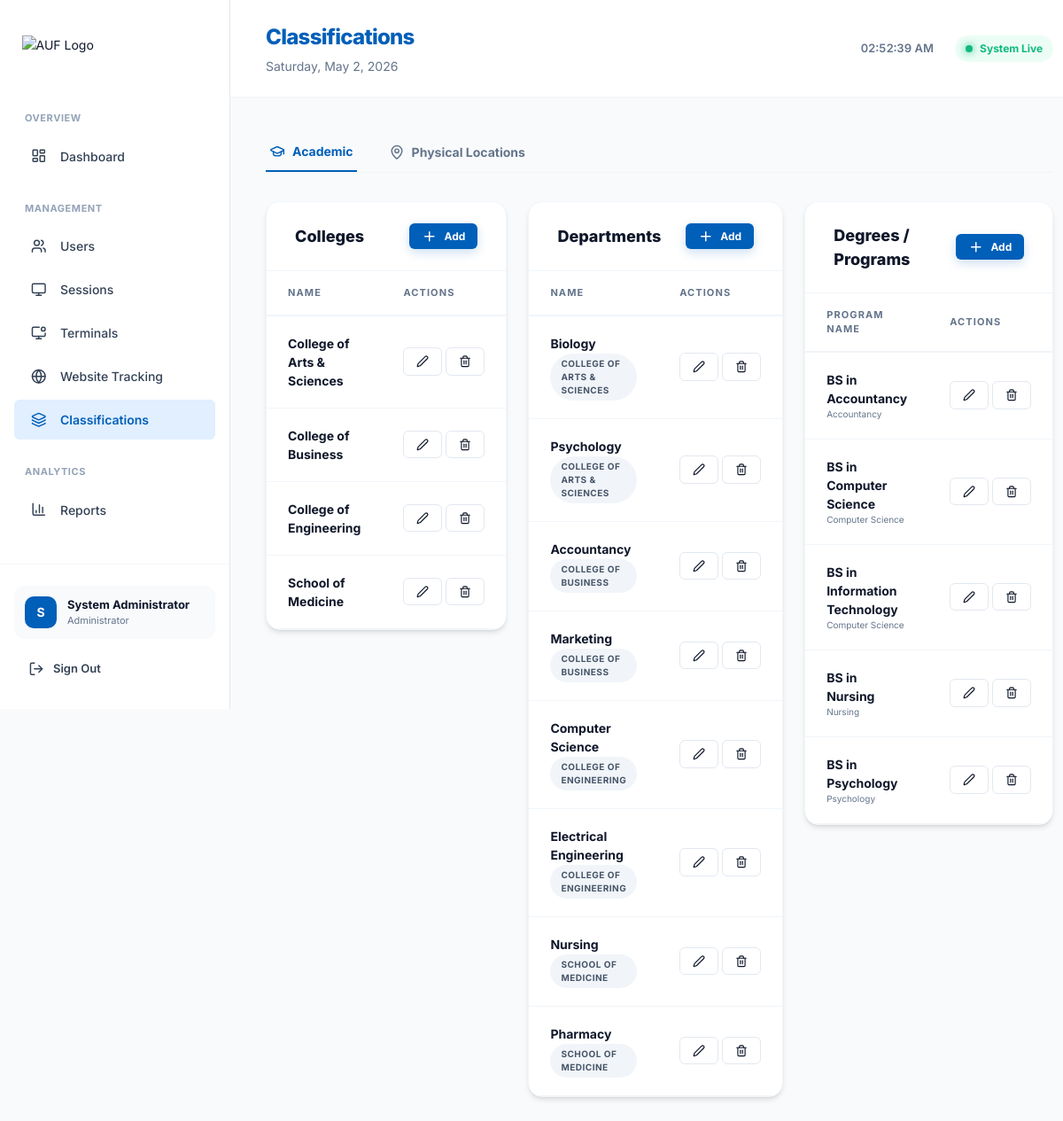
/server/admin/classifications.php (signed in), run on the app's committed database.
### tables this page shows
CREATE TABLE colleges (
    id   INT UNSIGNED AUTO_INCREMENT PRIMARY KEY,
    name VARCHAR(150) NOT NULL UNIQUE,
    code VARCHAR(50)  DEFAULT NULL UNIQUE
);

CREATE TABLE departments (
    id         INT UNSIGNED AUTO_INCREMENT PRIMARY KEY,
    college_id INT UNSIGNED NOT NULL,
    name       VARCHAR(150) NOT NULL,
    UNIQUE KEY (college_id, name),
    FOREIGN KEY (college_id) REFERENCES colleges(id) ON DELETE CASCADE
);

CREATE TABLE degrees (
    id            INT UNSIGNED AUTO_INCREMENT PRIMARY KEY,
    department_id INT UNSIGNED NOT NULL,
    name          VARCHAR(150) NOT NULL,
    UNIQUE KEY (department_id, name),
    FOREIGN KEY (department_id) REFERENCES departments(id) ON DELETE CASCADE
);

### server/includes/auth.php (called while the page is built, shortened)
<?php
require_once __DIR__ . '/helpers.php';
function current_admin(): array {
    return [
        'id'   => $_SESSION['admin_id']   ?? null,
        'name' => $_SESSION['admin_name'] ?? 'Admin',
    ];
}

### server/includes/helpers.php (called while the page is built, shortened)
<?php
function h(?string $str): string {
    return htmlspecialchars($str ?? '', ENT_QUOTES | ENT_HTML5, 'UTF-8');
}

### server/admin/classifications.php (the view, shortened to what this page needs)
<?php
require_once __DIR__ . '/../includes/helpers.php';
require_once __DIR__ . '/../includes/auth.php';
$pdo   = db();
$admin = current_admin();
$colleges = $pdo->query("SELECT * FROM colleges ORDER BY name ASC")->fetchAll();
$depts    = $pdo->query("SELECT d.*, c.name as college_name FROM departments d JOIN colleges c ON d.college_id = c.id ORDER BY c.name, d.name")->fetchAll();
$degrees  = $pdo->query("SELECT deg.*, d.name as dept_name FROM degrees deg JOIN departments d ON deg.department_id = d.id ORDER BY d.name, deg.name")->fetchAll();
$page = 'classifications';
include __DIR__ . '/partials/header.php';
?>
<div class="tabs-container" style="margin-bottom: 32px; border-bottom: 1px solid var(--border-light); display: flex; gap: 32px">
    <button class="tab-link active" onclick="switchTab(event, 'academic')" style="padding: 12px 4px; border: none; background: none; font-weight: 700; color: var(--primary); border-bottom: 2px solid var(--primary); cursor: pointer; display: flex; align-items: center; gap: 8px">
        <i data-lucide="graduation-cap" style="width:18px"></i> Academic
    </button>
    <button class="tab-link" onclick="switchTab(event, 'physical')" style="padding: 12px 4px; border: none; background: none; font-weight: 700; color: var(--text-muted); cursor: pointer; display: flex; align-items: center; gap: 8px">
        <i data-lucide="map-pin" style="width:18px"></i> Physical Locations
    </button>
</div>
<div id="academic" class="tab-content fade-in">
    <div class="row" style="display:grid; grid-template-columns: 1fr 1fr 1fr; gap: 24px;">
        <section>
            <div class="card">
                <div class="card-header">
                    <span class="card-title">Colleges</span>
                    <button class="btn btn-primary btn-sm" onclick="openModal('modal-add-college')"><i data-lucide="plus"></i> Add</button>
                </div>
                <div class="table-wrap">
                    <table>
                        <thead><tr><th>Name</th><th>Actions</th></tr></thead>
                        <tbody>
                            <?php foreach($colleges as $c): ?>
                            <tr>
                                <td>
                                    <div style="font-weight: 700"><?= h($c['name']) ?></div>
                                </td>
                                <td>
                                    <div style="display: flex; gap: 4px">
                                        <button class="btn btn-outline btn-sm" onclick="editCollege(<?= $c['id'] ?>, '<?= addslashes(h($c['name'])) ?>', '<?= addslashes(h($c['code'])) ?>')"><i data-lucide="edit-2" style="width:14px"></i></button>
                                        <form method="POST" onsubmit="return confirm('Delete this college and all its departments?')">
                                            <button class="btn btn-outline btn-sm" style="color:var(--error)"><i data-lucide="trash-2" style="width:14px"></i></button>
                                        </form>
                                    </div>
                                </td>
                            </tr>
                            <?php endforeach; ?>
                        </tbody>
                    </table>
                </div>
            </div>
        </section>
        <section>
            <div class="card">
                <div class="card-header">
                    <span class="card-title">Departments</span>
                    <button class="btn btn-primary btn-sm" onclick="openModal('modal-add-dept')"><i data-lucide="plus"></i> Add</button>
                </div>
                <div class="table-wrap">
                    <table>
                        <thead><tr><th>Name</th><th>Actions</th></tr></thead>
                        <tbody>
                            <?php foreach($depts as $d): ?>
                            <tr>
                                <td>
                                    <div style="font-weight: 700"><?= h($d['name']) ?></div>
                                    <div class="badge badge-gray" style="font-size: 10px"><?= h($d['college_name']) ?></div>
                                </td>
                                <td>
                                    <div style="display: flex; gap: 4px">
                                        <button class="btn btn-outline btn-sm" onclick="editDept(<?= $d['id'] ?>, '<?= addslashes(h($d['name'])) ?>', <?= $d['college_id'] ?>)"><i data-lucide="edit-2" style="width:14px"></i></button>
                                        <form method="POST" onsubmit="return confirm('Delete this department and all its degrees?')">
                                            <button class="btn btn-outline btn-sm" style="color:var(--error)"><i data-lucide="trash-2" style="width:14px"></i></button>
                                        </form>
                                    </div>
                                </td>
                            </tr>
                            <?php endforeach; ?>
                        </tbody>
                    </table>
                </div>
            </div>
        </section>
        <section>
            <div class="card">
                <div class="card-header">
                    <span class="card-title">Degrees / Programs</span>
                    <button class="btn btn-primary btn-sm" onclick="openModal('modal-add-degree')"><i data-lucide="plus"></i> Add</button>
                </div>
                <div class="table-wrap">
                    <table>
                        <thead><tr><th>Program Name</th><th>Actions</th></tr></thead>
                        <tbody>
                            <?php foreach($degrees as $deg): ?>
                            <tr>
                                <td>
                                    <div style="font-weight: 700"><?= h($deg['name']) ?></div>
                                    <div class="td-muted" style="font-size: 10px"><?= h($deg['dept_name']) ?></div>
                                </td>
                                <td>
                                    <div style="display: flex; gap: 4px">
                                        <button class="btn btn-outline btn-sm" onclick="editDegree(<?= $deg['id'] ?>, '<?= addslashes(h($deg['name'])) ?>', <?= $deg['department_id'] ?>)"><i data-lucide="edit-2" style="width:14px"></i></button>
                                        <form method="POST" onsubmit="return confirm('Delete this degree?')">
                                            <button class="btn btn-outline btn-sm" style="color:var(--error)"><i data-lucide="trash-2" style="width:14px"></i></button>
                                        </form>
                                    </div>
                                </td>
                            </tr>
                            <?php endforeach; ?>
                        </tbody>
                    </table>
                </div>
            </div>
        </section>
    </div>
</div>
<?php include __DIR__ . '/partials/footer.php'; ?>

### server/admin/partials/header.php (shortened to what this page needs)
<!DOCTYPE html>
<html lang="en">
<head>
  <link rel="stylesheet" href="<?= ASSETS_URL ?>/css/admin.css?v=1.2.0">
</head>
<body>
<div class="layout">
  <aside class="sidebar">
    <div class="sidebar-logo" style="justify-content: center; padding: 40px 24px;">
      <div class="logo-image" style="width: 210px; height: auto; flex-shrink: 0;">
        <img src="<?= ASSETS_URL ?>/img/auf_ul_logo.png" alt="AUF Logo" style="width: 100%; height: auto; object-fit: contain;">
      </div>
    </div>
    <nav class="sidebar-nav">
      <span class="nav-section-label">Overview</span>
      <a href="dashboard.php" class="nav-item <?= $page==='dashboard' ? 'active' : '' ?>">
        <span class="nav-icon"><i data-lucide="layout-dashboard"></i></span> Dashboard
      </a>
      <span class="nav-section-label">Management</span>
      <a href="users.php" class="nav-item <?= $page==='users' ? 'active' : '' ?>">
        <span class="nav-icon"><i data-lucide="users"></i></span> Users
      </a>
      <a href="sessions.php" class="nav-item <?= $page==='sessions' ? 'active' : '' ?>">
        <span class="nav-icon"><i data-lucide="monitor"></i></span> Sessions
      </a>
      <a href="terminals.php" class="nav-item <?= $page==='terminals' ? 'active' : '' ?>">
        <span class="nav-icon"><i data-lucide="monitor-dot"></i></span> Terminals
      </a>
      <a href="websites.php" class="nav-item <?= $page==='websites' ? 'active' : '' ?>">
        <span class="nav-icon"><i data-lucide="globe"></i></span> Website Tracking
      </a>
      <a href="classifications.php" class="nav-item <?= $page==='classifications' ? 'active' : '' ?>">
        <span class="nav-icon"><i data-lucide="layers"></i></span> Classifications
      </a>
      <span class="nav-section-label">Analytics</span>
      <a href="reports.php" class="nav-item <?= $page==='reports' ? 'active' : '' ?>">
        <span class="nav-icon"><i data-lucide="bar-chart-3"></i></span> Reports
      </a>
    </nav>
    <div class="sidebar-footer">
      <div class="admin-chip">
        <div class="admin-avatar"><?= strtoupper(substr($admin['name'], 0, 1)) ?></div>
        <div class="admin-info">
          <div class="admin-name"><?= h($admin['name']) ?></div>
          <div class="admin-role">Administrator</div>
        </div>
      </div>
      <a href="logout.php" class="btn-logout">
        <i data-lucide="log-out" style="width:18px"></i> Sign Out
      </a>
    </div>
  </aside>
  <div class="main-content">
    <div class="topbar">
      <div>
        <div class="topbar-title"><?= ucfirst($page) ?></div>
        <div class="topbar-subtitle"><?= date('l, F j, Y') ?></div>
      </div>
      <div class="topbar-right">
        <span id="live-clock" style="font-size:13px;color:var(--text-muted);font-variant-numeric:tabular-nums;font-weight:600"></span>
        <div class="live-badge"><span class="live-dot"></span> System Live</div>
      </div>
    </div>
    <div class="page-content fade-in">

### server/admin/partials/footer.php (shortened to what this page needs)
    </div>
  </div>
</div>
</body>
</html>

### data on the page
colleges: name "College of Arts & Sciences"
colleges: name "College of Business"
colleges: name "College of Engineering"
colleges: name "School of Medicine"
departments: name "Biology", college.name "COLLEGE OF ARTS & SCIENCES"
departments: name "Psychology", college.name "COLLEGE OF ARTS & SCIENCES"
departments: name "Accountancy", college.name "COLLEGE OF BUSINESS"
departments: name "Marketing", college.name "COLLEGE OF BUSINESS"
departments: name "Computer Science", college.name "COLLEGE OF ENGINEERING"
departments: name "Electrical Engineering", college.name "COLLEGE OF ENGINEERING"
departments: name "Nursing", college.name "SCHOOL OF MEDICINE"
departments: name "Pharmacy", college.name "SCHOOL OF MEDICINE"
degrees: name "BS in Accountancy", department.name "Accountancy"
degrees: name "BS in Computer Science", department.name "Computer Science"
degrees: name "BS in Information Technology", department.name "Computer Science"
degrees: name "BS in Nursing", department.name "Nursing"
degrees: name "BS in Psychology", department.name "Psychology"

### other printed values
substr($admin['name'], 0, 1) "S"
$admin['name'] "System Administrator"
$page "Classifications"
